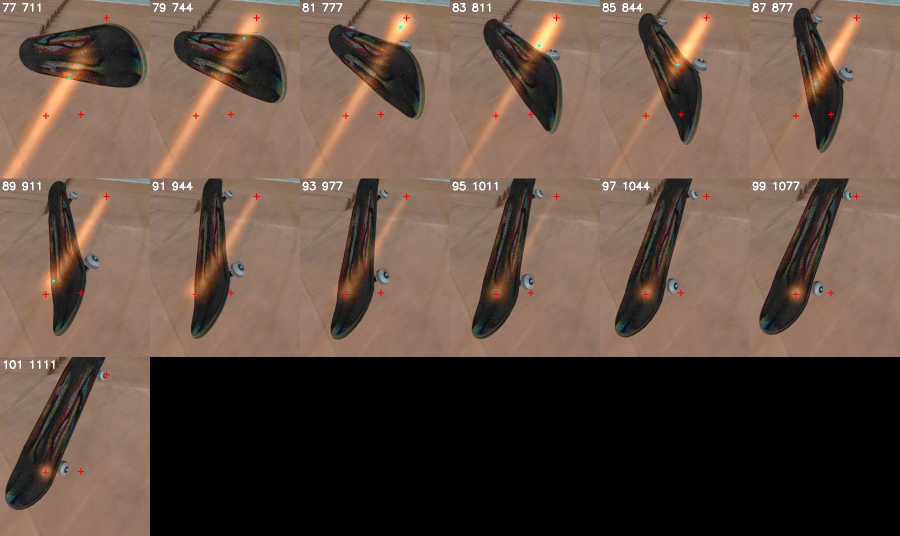
#> input picture research/evidence/EXEC-TRANSFER-20261013/trail-model/img/full-67-77.jpg, 1800 x 1071 px (shown at 1/2 size)
$ python -i common.py   (imports and definitions only)   (older library calls are emulated)
#> lines starting #> are read from the running program, lines starting #| are printed output that depends on the picture; after the words box and inside, x2 and y2 are one past the last pixel; in counts of white or black regions, pixels touching at a corner belong together
#> further down, picture is the input picture: shape (1071, 1800, 3); mean B, G, R 65.7, 77, 96.8
"""Shared helpers for trail characterisation (copied from scratchpad/lag, not edited there)."""
import json, subprocess
from pathlib import Path
import cv2
import numpy as np

SP = Path("/private/tmp/claude-503/-Users-ashernoble-Projects-Robotics---hardware-TrueSkate-AI/e0f1c48e-973a-4ff3-a26a-f5f2350d9a43/scratchpad")
M = SP/"audit6-mirror"
OUT = SP/"research/2-trail-model"
W, H = 828, 1792
FRAME_MS = 1000/60


def manifest():
    return {s["id"]: s for s in json.loads((M/"audit-6/manifest.json").read_text())["samples"]}


_cache = {}
def decode(sample):
    p = M/sample["sample_dir"]/"clip.mp4"
    if p in _cache:
        return _cache[p]
    raw = subprocess.check_output(["ffmpeg", "-v", "error", "-i", str(p), "-fps_mode", "passthrough",
                                   "-f", "rawvideo", "-pix_fmt", "bgr24", "pipe:1"])
    f = np.frombuffer(raw, np.uint8).reshape(-1, H, W, 3)
    _cache.clear(); _cache[p] = f
    return f


class Path_:
    def __init__(self, sample):
        g = sample["gesture"]
        self.p = np.asarray(g["command_points"], float)*[W, H]
        self.t = np.asarray(g["times_ms"], float)
        seg = np.diff(self.p, axis=0)
        self.len = np.linalg.norm(seg, axis=1)
        self.S = np.concatenate([[0], np.cumsum(self.len)])

    def at_time(self, ms):
        ms = np.clip(ms, 0, self.t[-1])
        return np.stack([np.interp(ms, self.t, self.p[:, 0]), np.interp(ms, self.t, self.p[:, 1])], -1)

    def s_at_time(self, ms):
        return np.interp(np.clip(ms, 0, self.t[-1]), self.t, self.S)

    def at_s(self, s):
        i = int(np.clip(np.searchsorted(self.S, s, side="right")-1, 0, len(self.len)-1))
        u = 0 if self.len[i] == 0 else (s-self.S[i])/self.len[i]
        return self.p[i]+np.clip(u, 0, 1)*(self.p[i+1]-self.p[i])


def elapsed_ms(sample):
    t = np.asarray(sample["frame_times_s"])
    return (t-sample["onset_s"])/sample["clock_rate"]*1000


def board_mask(frame):
    """Copied from scratchpad/lag/trail_lag.py: speckled deck texture energy."""
    g = cv2.cvtColor(frame, cv2.COLOR_BGR2GRAY).astype(np.float32)
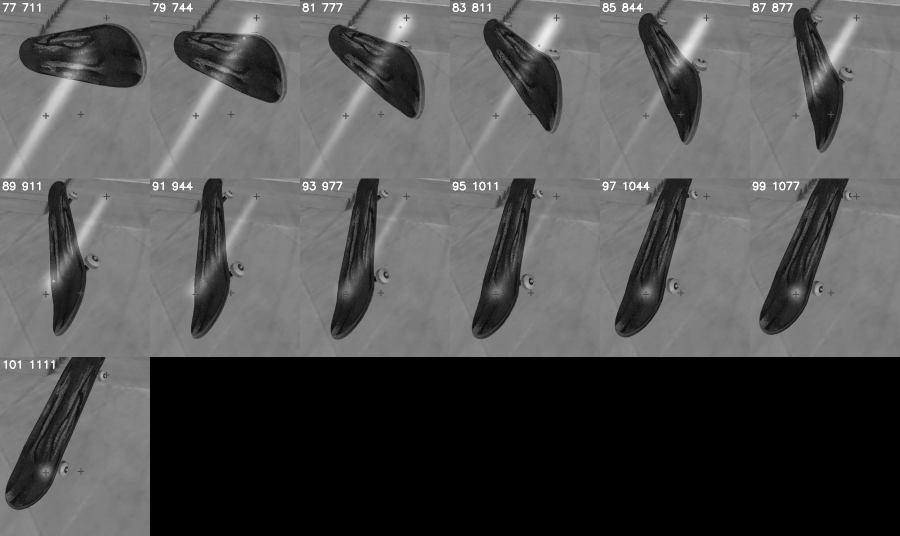
#> g: shape (1071, 1800) float32 (shown at 1/2 size); min 0, max 255, mean 81.7
    energy = cv2.blur(np.abs(cv2.Laplacian(g, cv2.CV_32F, ksize=3)), (21, 21))
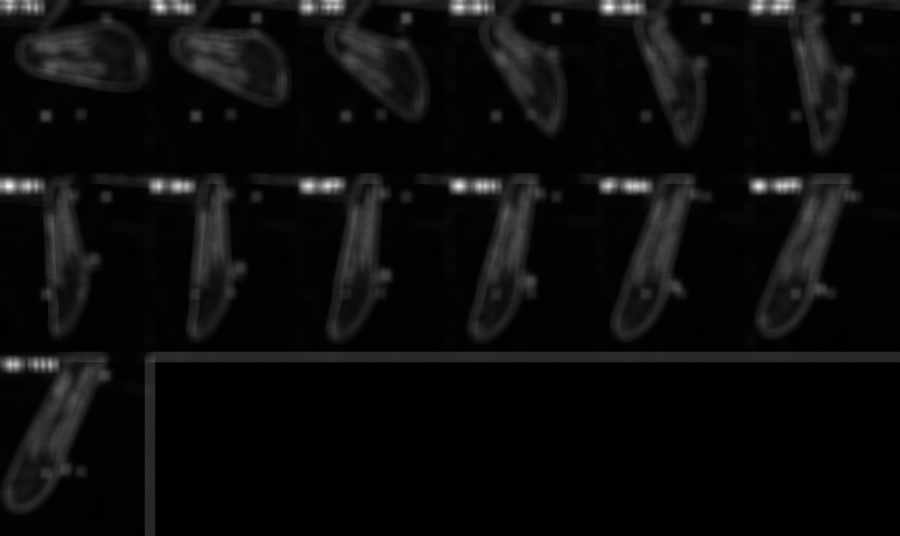
#> energy: shape (1071, 1800) float32 (shown at 1/2 size); min 0, max 308, mean 14.9; drawn with min black and max white
    ellipse = lambda n: cv2.getStructuringElement(cv2.MORPH_ELLIPSE, (n, n))
    region = cv2.morphologyEx((energy > 35).astype(np.uint8), cv2.MORPH_OPEN, ellipse(15))
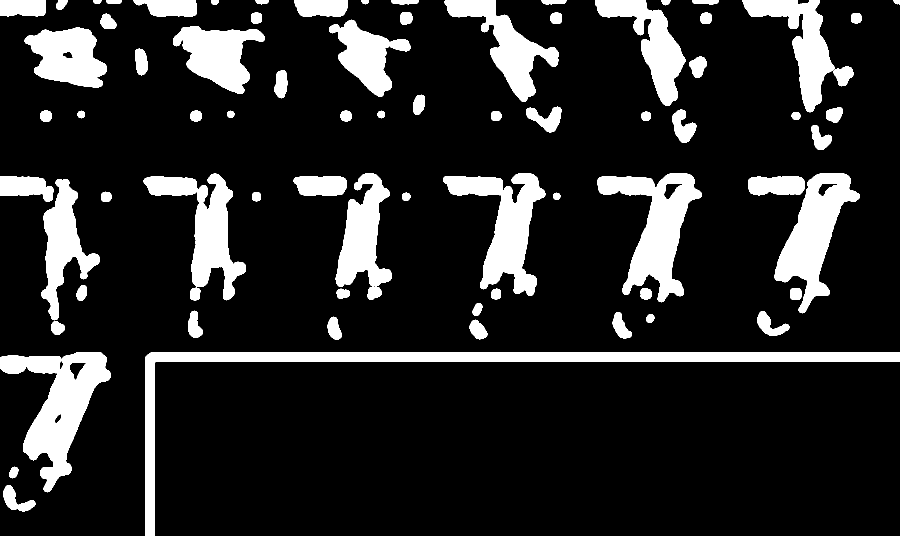
#> region: shape (1071, 1800) (shown at 1/2 size); values 0 (black) and 1 (white), 15.6% white; 74 white regions, largest, box (x1, y1, x2, y2) and area: (290, 704, 1800, 1071) 37074, (0, 704, 221, 985) 24524, (1194, 347, 1404, 605) 22056
    region = cv2.morphologyEx(region, cv2.MORPH_CLOSE, ellipse(31))
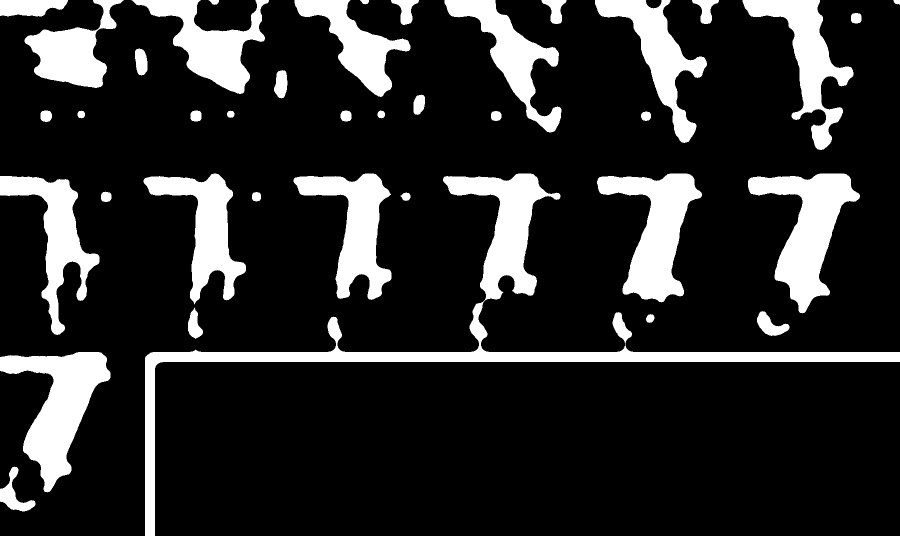
#> region: shape (1071, 1800) (shown at 1/2 size); values 0 (black) and 1 (white), 16.8% white; 39 white regions, largest, box (x1, y1, x2, y2) and area: (290, 347, 1800, 1071) 63644, (0, 704, 221, 985) 26394, (1496, 347, 1720, 627) 25899
    return cv2.dilate(region, ellipse(21)) > 0
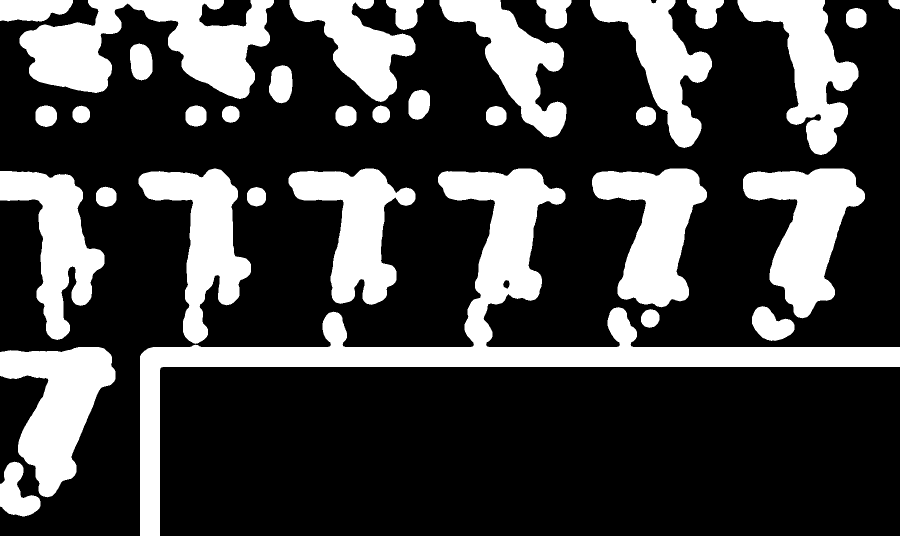
#> returned value: shape (1071, 1800) bool (shown at 1/2 size); 27% white; 34 white regions, largest, box (x1, y1, x2, y2) and area: (280, 337, 1800, 1071) 116879, (39, 0, 548, 198) 50364, (1486, 337, 1730, 637) 36119

>>> import cv2
>>> picture = cv2.imread('img/full-67-77.jpg')
>>> result = board_mask(picture)

$ run again, on research/evidence/EXEC-TRANSFER-20261013/trail-model/img/resume-hold-99.jpg
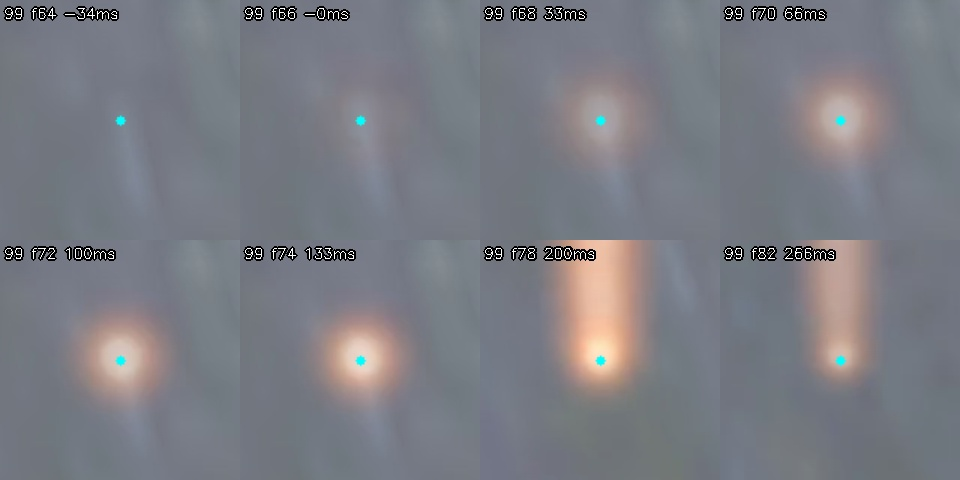
#> input picture research/evidence/EXEC-TRANSFER-20261013/trail-model/img/resume-hold-99.jpg, 960 x 480 px
#> picture is the input picture: shape (480, 960, 3); mean B, G, R 131.4, 123.9, 122.3
#> in board_mask, `region = cv2.morphologyEx((energy > 35).astype(np.uint8), cv2.MORPH_OP..`:
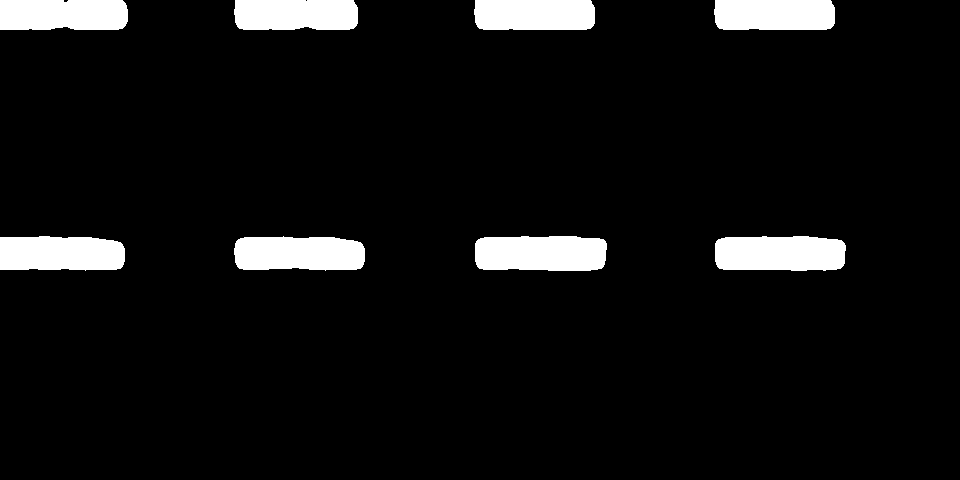
#> region: shape (480, 960); values 0 (black) and 1 (white), 6.7% white; 8 white regions, largest, box (x1, y1, x2, y2) and area: (475, 236, 607, 271) 4298, (715, 236, 846, 271) 4214, (234, 236, 365, 271) 4067
#> in board_mask, `return cv2.dilate(region, ellipse(21)) > 0`:
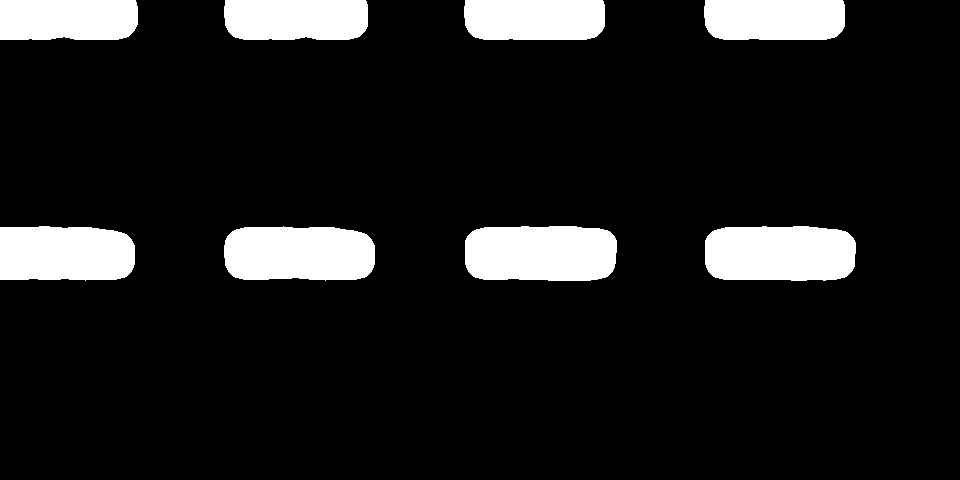
#> returned value: shape (480, 960) bool; 11.2% white; 8 white regions, largest, box (x1, y1, x2, y2) and area: (465, 226, 617, 281) 7736, (705, 226, 856, 281) 7615, (224, 226, 375, 281) 7441
